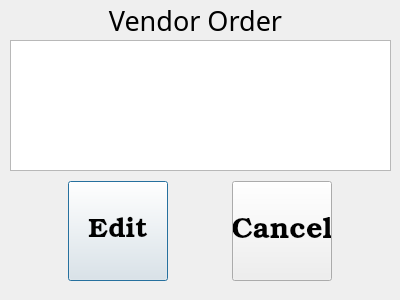
<?xml version="1.0" encoding="UTF-8"?>
<ui version="4.0">
 <class>new_vendor_order_dialog</class>
 <widget class="QDialog" name="new_vendor_order_dialog">
  <property name="geometry">
   <rect>
    <x>0</x>
    <y>0</y>
    <width>400</width>
    <height>300</height>
   </rect>
  </property>
  <property name="font">
   <font>
    <family>Book Antiqua</family>
    <pointsize>20</pointsize>
   </font>
  </property>
  <property name="windowTitle">
   <string>Vendor Order</string>
  </property>
  <widget class="QLabel" name="label">
   <property name="geometry">
    <rect>
     <x>0</x>
     <y>0</y>
     <width>391</width>
     <height>41</height>
    </rect>
   </property>
   <property name="text">
    <string>Vendor Order</string>
   </property>
   <property name="alignment">
    <set>Qt::AlignCenter</set>
   </property>
  </widget>
  <widget class="QTableView" name="tableView">
   <property name="geometry">
    <rect>
     <x>10</x>
     <y>40</y>
     <width>381</width>
     <height>131</height>
    </rect>
   </property>
  </widget>
  <widget class="QWidget" name="horizontalLayoutWidget">
   <property name="geometry">
    <rect>
     <x>10</x>
     <y>180</y>
     <width>381</width>
     <height>102</height>
    </rect>
   </property>
   <layout class="QHBoxLayout" name="horizontalLayout">
    <item>
     <widget class="QPushButton" name="btn_edit">
      <property name="sizePolicy">
       <sizepolicy hsizetype="Preferred" vsizetype="Preferred">
        <horstretch>0</horstretch>
        <verstretch>20</verstretch>
       </sizepolicy>
      </property>
      <property name="minimumSize">
       <size>
        <width>100</width>
        <height>100</height>
       </size>
      </property>
      <property name="maximumSize">
       <size>
        <width>100</width>
        <height>100</height>
       </size>
      </property>
      <property name="baseSize">
       <size>
        <width>12</width>
        <height>2</height>
       </size>
      </property>
      <property name="font">
       <font>
        <family>Bookman Old Style</family>
        <pointsize>20</pointsize>
        <stylestrategy>PreferAntialias</stylestrategy>
       </font>
      </property>
      <property name="text">
       <string>Edit</string>
      </property>
     </widget>
    </item>
    <item>
     <widget class="QPushButton" name="btn_cancel">
      <property name="sizePolicy">
       <sizepolicy hsizetype="Preferred" vsizetype="Preferred">
        <horstretch>0</horstretch>
        <verstretch>20</verstretch>
       </sizepolicy>
      </property>
      <property name="minimumSize">
       <size>
        <width>100</width>
        <height>100</height>
       </size>
      </property>
      <property name="maximumSize">
       <size>
        <width>100</width>
        <height>100</height>
       </size>
      </property>
      <property name="baseSize">
       <size>
        <width>12</width>
        <height>2</height>
       </size>
      </property>
      <property name="font">
       <font>
        <family>Bookman Old Style</family>
        <pointsize>22</pointsize>
        <stylestrategy>PreferAntialias</stylestrategy>
       </font>
      </property>
      <property name="text">
       <string>Cancel</string>
      </property>
     </widget>
    </item>
   </layout>
  </widget>
 </widget>
 <resources/>
 <connections/>
</ui>
